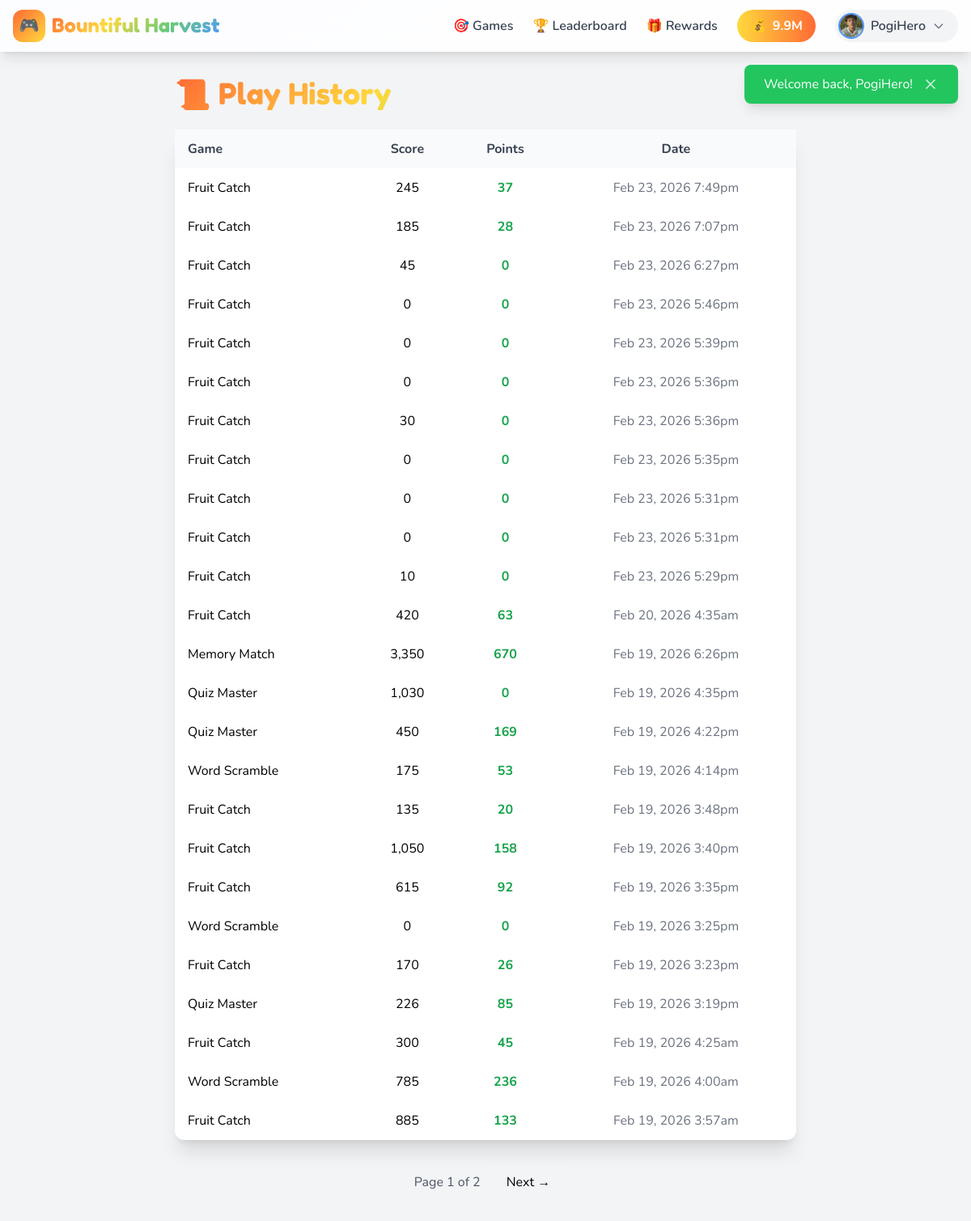
/profile/history.php (signed in), run on the app's committed database.
### tables this page shows
CREATE TABLE `wallet` (
  `id` int(10) UNSIGNED NOT NULL,
  `user_id` int(10) UNSIGNED NOT NULL,
  `balance` int(10) UNSIGNED DEFAULT 0,
  `total_earned` int(10) UNSIGNED DEFAULT 0,
  `total_spent` int(10) UNSIGNED DEFAULT 0,
  `last_transaction_at` timestamp NULL DEFAULT NULL,
  `created_at` timestamp NOT NULL DEFAULT current_timestamp(),
  `updated_at` timestamp NOT NULL DEFAULT current_timestamp() ON UPDATE current_timestamp()
);

CREATE TABLE `users` (
  `id` int(10) UNSIGNED NOT NULL,
  `username` varchar(50) NOT NULL,
  `email` varchar(100) NOT NULL,
  `password` varchar(255) NOT NULL,
  `role` enum('player','admin') DEFAULT 'player',
  `avatar` varchar(255) DEFAULT 'default-avatar.png',
  `status` enum('active','banned','suspended') DEFAULT 'active',
  `email_verified_at` timestamp NULL DEFAULT NULL,
  `remember_token` varchar(100) DEFAULT NULL,
  `last_login` timestamp NULL DEFAULT NULL,
  `login_attempts` int(10) UNSIGNED DEFAULT 0,
  `locked_until` timestamp NULL DEFAULT NULL,
  `created_at` timestamp NOT NULL DEFAULT current_timestamp(),
  `updated_at` timestamp NOT NULL DEFAULT current_timestamp() ON UPDATE current_timestamp()
);

CREATE TABLE `scores` (
  `id` bigint(20) UNSIGNED NOT NULL,
  `user_id` int(10) UNSIGNED NOT NULL,
  `game_id` int(10) UNSIGNED NOT NULL,
  `score` int(10) UNSIGNED NOT NULL DEFAULT 0,
  `points_earned` int(10) UNSIGNED DEFAULT 0,
  `play_time` int(10) UNSIGNED DEFAULT 0,
  `completed` tinyint(1) DEFAULT 0,
  `game_data` longtext DEFAULT NULL CHECK (json_valid(`game_data`)),
  `ip_address` varchar(45) DEFAULT NULL,
  `user_agent` varchar(500) DEFAULT NULL,
  `session_token` varchar(64) DEFAULT NULL,
  `validated` tinyint(1) DEFAULT 0,
  `created_at` timestamp NOT NULL DEFAULT current_timestamp()
);

CREATE TABLE `games` (
  `id` int(10) UNSIGNED NOT NULL,
  `title` varchar(100) NOT NULL,
  `slug` varchar(100) NOT NULL,
  `description` text DEFAULT NULL,
  `instructions` text DEFAULT NULL,
  `thumbnail` varchar(255) NOT NULL DEFAULT 'default-game.png',
  `game_file` varchar(255) NOT NULL,
  `category` enum('action','puzzle','word','memory','quiz','arcade') DEFAULT 'arcade',
  `points_reward` int(10) UNSIGNED DEFAULT 10,
  `points_multiplier` decimal(3,2) DEFAULT 1.00,
  `difficulty` enum('easy','medium','hard') DEFAULT 'medium',
  `min_score_for_points` int(10) UNSIGNED DEFAULT 0,
  `max_plays_per_day` int(10) UNSIGNED DEFAULT 10,
  `play_count` int(10) UNSIGNED DEFAULT 0,
  `status` enum('active','inactive','maintenance') DEFAULT 'active',
  `featured` tinyint(1) DEFAULT 0,
  `sort_order` int(10) UNSIGNED DEFAULT 0,
  `created_at` timestamp NOT NULL DEFAULT current_timestamp(),
  `updated_at` timestamp NOT NULL DEFAULT current_timestamp() ON UPDATE current_timestamp()
);

### includes/functions.php (called while the page is built, shortened)
<?php
function baseUrl(string $path = ''): string {
    return rtrim(APP_URL, '/') . '/' . ltrim($path, '/');
}
function asset(string $path): string {
    return baseUrl('assets/' . ltrim($path, '/'));
}
function e(string $string): string {
    return htmlspecialchars($string, ENT_QUOTES, 'UTF-8');
}
function formatNumber(int $number): string {
    if ($number >= 1000000) {
        return round($number / 1000000, 1) . 'M';
    }
    return (string) $number;
}

### includes/auth.php (called while the page is built, shortened)
<?php
class Auth {
    private static ?array $user = null;
    public static function check(): bool {
        if (isset($_SESSION['user_id'])) {
            return true;
        }
        return false;
    }
    public static function user(): ?array {
        if (self::$user === null) {
            self::$user = Database::fetch(
                "SELECT u.*, w.balance as wallet_balance
                 FROM users u
                 LEFT JOIN wallet w ON u.id = w.user_id
                 WHERE u.id = ?",
                [$_SESSION['user_id']]
            );
        }
        return self::$user;
    }
    public static function id(): ?int {
        return $_SESSION['user_id'] ?? null;
    }
}

### includes/database.php (called while the page is built, shortened)
<?php
class Database {
    private static ?PDO $instance = null;
    public static function getConnection(): PDO {
        if (self::$instance === null) {
            try {
                $dsn = sprintf(
                    "mysql:host=%s;dbname=%s;charset=%s",
                    DB_HOST,
                    DB_NAME,
                    DB_CHARSET
                );
                $options = [
                    PDO::ATTR_ERRMODE => PDO::ERRMODE_EXCEPTION,
                    PDO::ATTR_DEFAULT_FETCH_MODE => PDO::FETCH_ASSOC,
                    PDO::ATTR_EMULATE_PREPARES => false,
                    PDO::MYSQL_ATTR_INIT_COMMAND => "SET NAMES utf8mb4 COLLATE utf8mb4_unicode_ci"
                ];
                self::$instance = new PDO($dsn, DB_USER, DB_PASS, $options);
            } catch (PDOException $e) {
                if (APP_DEBUG) {
                    die("Database Connection Error: " . $e->getMessage());
                } else {
                    error_log("Database Connection Error: " . $e->getMessage());
                    die("A database error occurred. Please try again later.");
                }
            }
        }
        return self::$instance;
    }
    public static function db(): PDO {
        return self::getConnection();
    }
    public static function query(string $sql, array $params = []): PDOStatement {
        $stmt = self::db()->prepare($sql);
        $stmt->execute($params);
        return $stmt;
    }
    public static function fetch(string $sql, array $params = []): ?array {
        $result = self::query($sql, $params)->fetch();
        return $result ?: null;
    }
    public static function fetchAll(string $sql, array $params = []): array {
        return self::query($sql, $params)->fetchAll();
    }
}

### profile/history.php (the view, shortened to what this page needs)
<?php
require_once __DIR__.'/../includes/header.php';
$userId = Auth::id();
$page = max(1, (int)($_GET['page'] ?? 1));
$perPage = 25;
$offset = ($page - 1) * $perPage;
$total = Database::fetch(
    "SELECT COUNT(*) AS c FROM scores WHERE user_id = ?",
    [$userId]
)['c'];
$history = Database::fetchAll(
    "SELECT s.*, g.title as game_title, g.slug as game_slug
     FROM scores s
     JOIN games g ON s.game_id = g.id
     WHERE s.user_id = ?
     ORDER BY s.created_at DESC
     LIMIT ? OFFSET ?",
    [$userId, $perPage, $offset]
);
?>
<div class="min-h-screen py-8 px-4 bg-gray-100">
    <div class="max-w-3xl mx-auto">
        <h1 class="font-game text-4xl mb-6 gradient-text">📜 Play History</h1>
        <?php if (!$history): ?>
            <div class="bg-yellow-50 text-yellow-800 p-5 rounded-xl text-center">
                <span class="text-4xl">🕹️</span>
                <h3 class="mt-2 font-bold">No games played yet</h3>
                <p>Try a game to start building your play history!</p>
            </div>
        <?php else: ?>
            <table class="w-full bg-white rounded-xl shadow-xl mt-2 mb-8">
                <thead>
                    <tr class="bg-gray-50 font-bold text-gray-700">
                        <th class="px-4 py-3 text-left">Game</th>
                        <th class="px-4 py-3 text-center">Score</th>
                        <th class="px-4 py-3 text-center">Points</th>
                        <th class="px-4 py-3 text-center">Date</th>
                    </tr>
                </thead>
                <tbody>
                <?php foreach ($history as $row): ?>
                    <tr class="hover:bg-gray-50">
                        <td class="px-4 py-3"><?= e($row['game_title']) ?></td>
                        <td class="px-4 py-3 text-center"><?= number_format($row['score']) ?></td>
                        <td class="px-4 py-3 text-center text-green-600 font-bold"><?= number_format($row['points_earned']) ?></td>
                        <td class="px-4 py-3 text-center text-gray-500"><?= date('M d, Y g:ia', strtotime($row['created_at'])) ?></td>
                    </tr>
                <?php endforeach; ?>
                </tbody>
            </table>
            <?php if ($total > $perPage): ?>
                <div class="my-6 flex items-center justify-center gap-2">
                <span class="px-2 text-gray-600">Page <?= $page ?> of <?= ceil($total / $perPage) ?></span>
                <?php if ($offset+$perPage < $total): ?>
                    <a href="?page=<?= $page+1 ?>" class="px-4 py-2 bg-gray-100 rounded hover:bg-gray-200">Next →</a>
                <?php endif; ?>
                </div>
            <?php endif; ?>
        <?php endif; ?>
    </div>
</div>
<?php require_once __DIR__.'/../includes/footer.php'; ?>

### includes/navbar.php (shortened to what this page needs)
<nav class="fixed top-0 left-0 right-0 z-40 bg-white/90 backdrop-blur-md shadow-lg">
    <div class="max-w-7xl mx-auto px-4">
        <div class="flex items-center justify-between h-16">
            <a href="<?= baseUrl() ?>" class="flex items-center gap-2 group">
                <div class="w-10 h-10 bg-gradient-to-br from-friv-orange to-friv-yellow rounded-xl flex items-center justify-center transform group-hover:rotate-12 transition-transform">
                    <span class="text-white text-xl">🎮</span>
                </div>
                <span class="font-game text-2xl gradient-text hidden sm:block"><?= APP_NAME ?></span>
            </a>
            <div class="hidden md:flex items-center gap-6">
                <a href="<?= baseUrl('/games/') ?>" class="text-gray-700 hover:text-friv-orange font-semibold transition-colors flex items-center gap-1">
                    <span>🎯</span> Games
                </a>
                <a href="<?= baseUrl('/leaderboard/') ?>" class="text-gray-700 hover:text-friv-orange font-semibold transition-colors flex items-center gap-1">
                    <span>🏆</span> Leaderboard
                </a>
                <a href="<?= baseUrl('/rewards/') ?>" class="text-gray-700 hover:text-friv-orange font-semibold transition-colors flex items-center gap-1">
                    <span>🎁</span> Rewards
                </a>
                <?php if ($isLoggedIn): ?>
                    <div class="bg-gradient-to-r from-friv-yellow to-friv-orange text-white px-4 py-2 rounded-full font-bold flex items-center gap-2">
                        <span>💰</span>
                        <span id="navbar-balance"><?= formatNumber($currentUser['wallet_balance'] ?? 0) ?></span>
                    </div>
                    <div class="relative" x-data="{ open: false }">
                        <button @click="open = !open" class="flex items-center gap-2 bg-gray-100 hover:bg-gray-200 rounded-full pl-1 pr-4 py-1 transition-colors">
                            <img src="<?= asset('images/avatars/' . ($currentUser['avatar'] ?? 'default-avatar.png')) ?>"
                                 alt="Avatar"
                                 class="w-8 h-8 rounded-full object-cover border-2 border-friv-blue">
                            <span class="font-semibold text-gray-700"><?= e($currentUser['username']) ?></span>
                            <svg class="w-4 h-4 text-gray-500" fill="none" stroke="currentColor" viewBox="0 0 24 24">
                                <path stroke-linecap="round" stroke-linejoin="round" stroke-width="2" d="M19 9l-7 7-7-7"></path>
                            </svg>
                        </button>
                    </div>
                <?php endif; ?>
            </div>
        </div>
    </div>
</nav>

### includes/header.php (style rules this page uses)
body { font-family: 'Nunito', sans-serif; }
.font-game { font-family: 'Fredoka One', cursive; }
.gradient-text { background: linear-gradient(135deg, #FF6B35, #FFD93D, #6BCB77, #4D96FF); -webkit-background-clip: text; -webkit-text-fill-color: transparent; background-clip: text; }

### data on the page
wallet: balance "9.9M", user.avatar (picture), user.username "PogiHero"
scores: game.title "Fruit Catch", score "245", points_earned "37", created_at "Feb 23, 2026 7:49pm"
scores: game.title "Fruit Catch", score "185", points_earned "28", created_at "Feb 23, 2026 7:07pm"
scores: game.title "Fruit Catch", score "45", points_earned "0", created_at "Feb 23, 2026 6:27pm"
scores: game.title "Fruit Catch", score "0", points_earned "0", created_at "Feb 23, 2026 5:46pm"
scores: game.title "Fruit Catch", score "0", points_earned "0", created_at "Feb 23, 2026 5:39pm"
scores: game.title "Fruit Catch", score "0", points_earned "0", created_at "Feb 23, 2026 5:36pm"
scores: game.title "Fruit Catch", score "30", points_earned "0", created_at "Feb 23, 2026 5:36pm"
scores: game.title "Fruit Catch", score "0", points_earned "0", created_at "Feb 23, 2026 5:35pm"
scores: game.title "Fruit Catch", score "0", points_earned "0", created_at "Feb 23, 2026 5:31pm"
scores: game.title "Fruit Catch", score "0", points_earned "0", created_at "Feb 23, 2026 5:31pm"
scores: game.title "Fruit Catch", score "10", points_earned "0", created_at "Feb 23, 2026 5:29pm"
scores: game.title "Fruit Catch", score "420", points_earned "63", created_at "Feb 20, 2026 4:35am"
scores: game.title "Memory Match", score "3,350", points_earned "670", created_at "Feb 19, 2026 6:26pm"
scores: game.title "Quiz Master", score "1,030", points_earned "0", created_at "Feb 19, 2026 4:35pm"
scores: game.title "Quiz Master", score "450", points_earned "169", created_at "Feb 19, 2026 4:22pm"
scores: game.title "Word Scramble", score "175", points_earned "53", created_at "Feb 19, 2026 4:14pm"
scores: game.title "Fruit Catch", score "135", points_earned "20", created_at "Feb 19, 2026 3:48pm"
scores: game.title "Fruit Catch", score "1,050", points_earned "158", created_at "Feb 19, 2026 3:40pm"
scores: game.title "Fruit Catch", score "615", points_earned "92", created_at "Feb 19, 2026 3:35pm"
scores: game.title "Word Scramble", score "0", points_earned "0", created_at "Feb 19, 2026 3:25pm"
scores: game.title "Fruit Catch", score "170", points_earned "26", created_at "Feb 19, 2026 3:23pm"
scores: game.title "Quiz Master", score "226", points_earned "85", created_at "Feb 19, 2026 3:19pm"
scores: game.title "Fruit Catch", score "300", points_earned "45", created_at "Feb 19, 2026 4:25am"
scores: game.title "Word Scramble", score "785", points_earned "236", created_at "Feb 19, 2026 4:00am"
scores: game.title "Fruit Catch", score "885", points_earned "133", created_at "Feb 19, 2026 3:57am"

### other printed values
APP_NAME "Bountiful Harvest"
$message "Welcome back, PogiHero!"
$page "1"
ceil($total / $perPage) "2"
